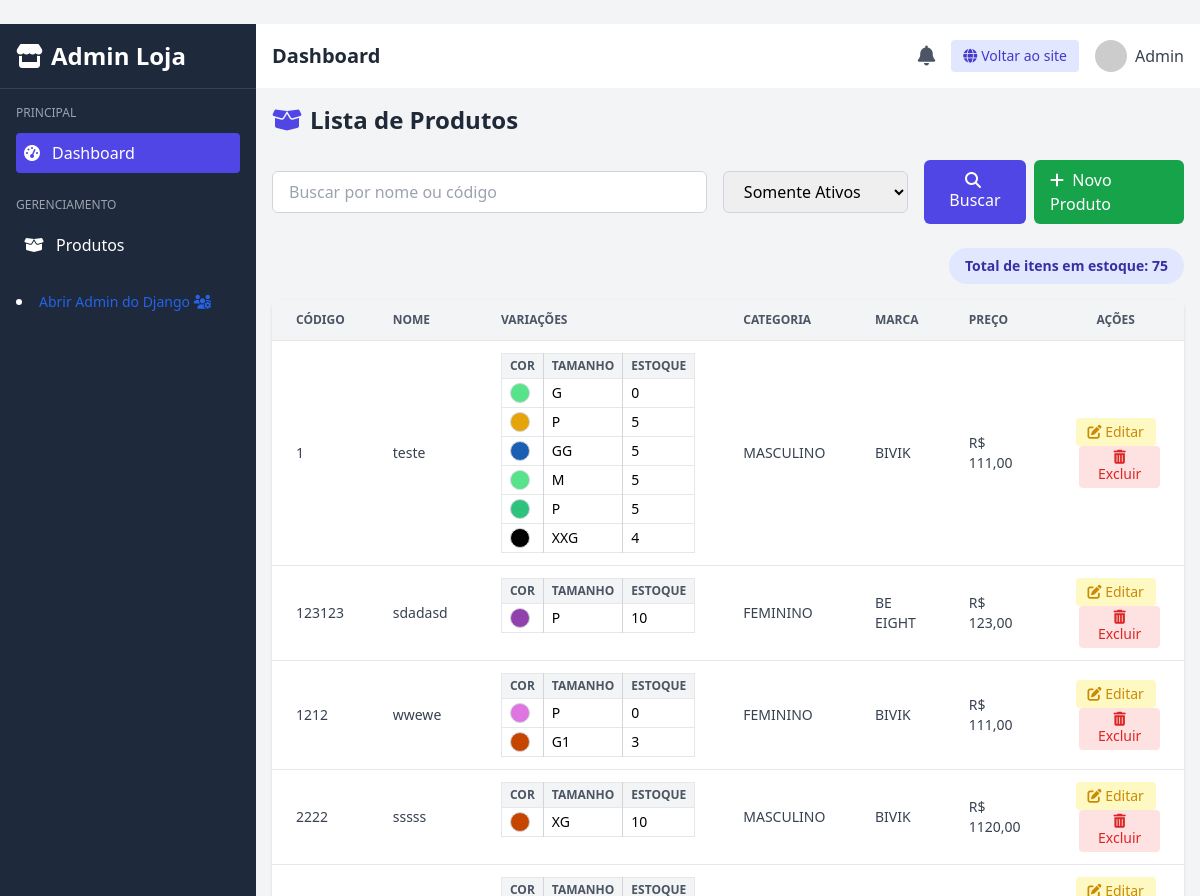
Screenshot of /administracao/produtos/ with the database file from the repository.
### produtos/models.py (models this page shows, shortened)
class Produto(models.Model):
    nome = models.CharField(max_length=200)
    codigo_interno = models.CharField(max_length=50, unique=True)
    descricao = models.TextField(blank=True)
    categoria = models.ForeignKey(
        Categoria, on_delete=models.SET_NULL, null=True, blank=True)
    marca = models.ForeignKey(
        Marca, on_delete=models.SET_NULL, null=True, blank=True)
    imagem_principal = models.ImageField(
        upload_to='produtos/', null=True, blank=True)
    valor_venda = models.DecimalField(max_digits=10, decimal_places=2)
    peso = models.DecimalField(
        max_digits=6, decimal_places=3, help_text="Em kg", default=0.0)
    altura = models.DecimalField(
        max_digits=6, decimal_places=2, help_text="Em cm", default=0.0)
    largura = models.DecimalField(
        max_digits=6, decimal_places=2, help_text="Em cm", default=0.0)
    ncm = models.CharField(max_length=10, blank=True, null=True)
    cest = models.CharField(max_length=10, blank=True, null=True)
    cfop = models.CharField(max_length=10, blank=True, null=True)
    desconto_maximo = models.DecimalField(
        max_digits=5, decimal_places=2, blank=True, null=True,
        help_text="Desconto máximo permitido (%)"
    )
    criado_em = models.DateTimeField(auto_now_add=True)
    atualizado_em = models.DateTimeField(auto_now=True)
    ativo = models.BooleanField(default=True)

class VariacaoProduto(models.Model):
    produto = models.ForeignKey(
        Produto, on_delete=models.CASCADE, related_name='variacoes')
    cor = models.CharField(max_length=7, blank=True)
    tamanho = models.CharField(max_length=3, blank=True)  # Texto livre
    estoque = models.PositiveIntegerField(default=0)
    imagem_cor = models.ImageField(
        upload_to='produtos/variacoes/', blank=True, null=True)

class Categoria(models.Model):
    nome = models.CharField(max_length=100)

class Marca(models.Model):
    nome = models.CharField(max_length=100)

### administracao/views.py (the view)
# urls.py: path('produtos/', views.lista_produtos, name='lista_produtos'),
def lista_produtos(request):
    busca = request.GET.get('q', '')
    status = request.GET.get('status', 'ativos')
    produtos = Produto.objects.all()
    if status == 'ativos':
        produtos = produtos.filter(ativo=True)
    elif status == 'inativos':
        produtos = produtos.filter(ativo=False)
    if busca:
        produtos = produtos.filter(nome__icontains=busca)
    total_estoque = sum([
        sum([v.estoque for v in produto.variacoes.all()])
        for produto in produtos
    ])
    paginator = Paginator(produtos, 10)
    page = request.GET.get('page')
    produtos_paginados = paginator.get_page(page)
    return render(request, 'administracao/lista_produtos.html', {
        'produtos': produtos_paginados,
        'busca': busca,
        'status': status,
        'total_estoque': total_estoque,
    })

### administracao/templates/administracao/lista_produtos.html (shortened to what this page needs)
﻿{% extends 'administracao/base_admin.html' %}
{% block content %}
<h1 class="text-2xl font-bold text-gray-800 mb-6 flex items-center">
    <i class="fas fa-box-open mr-2 text-indigo-600"></i>
    Lista de Produtos
</h1>
<form method="get" class="flex flex-col md:flex-row md:items-center gap-4 mb-6">
    <input type="text" name="q" placeholder="Buscar por nome ou código" value="{{ busca }}"
        class="w-full md:w-1/2 px-4 py-2 border border-gray-300 rounded-md focus:ring-2 focus:ring-indigo-500">
    <select name="status"
        class="px-4 py-2 border border-gray-300 rounded-md focus:ring-2 focus:ring-indigo-500">
        <option value="ativos" {% if status == 'ativos' %}selected{% endif %}>Somente Ativos</option>
    </select>
    <div class="flex gap-2">
        <button type="submit"
            class="bg-indigo-600 hover:bg-indigo-700 text-white px-4 py-2 rounded-md font-medium">
            <i class="fas fa-search mr-1"></i> Buscar
        </button>
        <a href="{% url 'administracao:cadastro_produto' %}"
            class="bg-green-600 hover:bg-green-700 text-white px-4 py-2 rounded-md font-medium">
            <i class="fas fa-plus mr-1"></i> Novo Produto
        </a>
    </div>
</form>
<div class="mb-4 text-right">
  <span class="inline-block bg-indigo-100 text-indigo-800 text-sm font-semibold px-4 py-2 rounded-full">
    Total de itens em estoque: {{ total_estoque }}
  </span>
</div>
<div class="overflow-x-auto bg-white shadow rounded-lg">
  <table class="min-w-full text-sm text-left table-auto">
    <thead class="bg-gray-100 text-gray-600 uppercase text-xs">
        <tr>
            <th class="px-6 py-3">Código</th>
            <th class="px-6 py-3">Nome</th>
            <th class="px-6 py-3">Variações</th>
            <th class="px-6 py-3">Categoria</th>
            <th class="px-6 py-3">Marca</th>
            <th class="px-6 py-3">Preço</th>
            <th class="px-6 py-3 text-center">Ações</th>
        </tr>
    </thead>
    <tbody class="text-gray-700">
        {% for produto in produtos %}
        <tr class="border-t hover:bg-gray-50 align-top">
            <td class="px-6 py-3 align-middle">{{ produto.codigo_interno }}</td>
            <td class="px-6 py-3 align-middle">{{ produto.nome }}</td>
            <td class="px-6 py-3">
                {% if produto.variacoes.all %}
                    <table class="min-w-full text-sm text-left border border-gray-200 rounded">
                        <thead class="bg-gray-100 text-gray-600 uppercase text-xs">
                            <tr>
                                <th class="px-2 py-1 border-r border-gray-300">Cor</th>
                                <th class="px-2 py-1 border-r border-gray-300">Tamanho</th>
                                <th class="px-2 py-1">Estoque</th>
                            </tr>
                        </thead>
                        <tbody>
                            {% for var in produto.variacoes.all %}
                            <tr class="border-t border-gray-200 hover:bg-gray-50">
                                <td class="px-2 py-1 border-r border-gray-300">
                                    <span class="inline-block w-5 h-5 rounded-full border border-gray-300" style="background-color: {{ var.cor }};"></span>
                                </td>
                                <td class="px-2 py-1 border-r border-gray-300">{{ var.tamanho|default:"-" }}</td>
                                <td class="px-2 py-1">{{ var.estoque }}</td>
                            </tr>
                            {% endfor %}
                        </tbody>
                    </table>
                {% else %}
                    <span class="italic text-gray-400">Sem variações cadastradas</span>
                {% endif %}
            </td>
            <td class="px-6 py-3 align-middle">{{ produto.categoria.nome }}</td>
            <td class="px-6 py-3 align-middle">{{ produto.marca.nome }}</td>
            <td class="px-6 py-3 align-middle">R$ {{ produto.valor_venda }}</td>
            <td class="px-6 py-3 text-center space-x-2 align-middle">
                <a href="{% url 'administracao:editar_produto' produto.id %}"
                   class="inline-block px-3 py-1 text-sm text-yellow-600 bg-yellow-100 rounded hover:bg-yellow-200">
                   <i class="fas fa-edit"></i> Editar
                </a>
                <a href="{% url 'administracao:excluir_produto' produto.id %}"
                   class="inline-block px-3 py-1 text-sm text-red-600 bg-red-100 rounded hover:bg-red-200"
                   onclick="return confirm('Tem certeza que deseja excluir este produto?');">
                   <i class="fas fa-trash-alt"></i> Excluir
                </a>
            </td>
        </tr>
        {% empty %}
        <tr>
            <td colspan="7" class="px-6 py-4 text-center text-gray-500">Nenhum produto encontrado.</td>
        </tr>
        {% endfor %}
    </tbody>
</table>
</div>
{% endblock %}

### administracao/templates/administracao/base_admin.html (shortened to what this page needs)
﻿{% load static %}
<!DOCTYPE html>
<html lang="pt-BR">
<head>
    <script src="https://cdn.tailwindcss.com"></script>
    <link rel="stylesheet" href="https://cdnjs.cloudflare.com/ajax/libs/font-awesome/6.4.0/css/all.min.css">
</head>
<body class="bg-gray-100 font-sans">
<div class="flex h-screen overflow-hidden">
    <div class="sidebar bg-dark text-white w-64 flex-shrink-0">
        <div class="p-4 border-b border-gray-700">
            <h1 class="text-2xl font-bold flex items-center">
                <i class="fas fa-store mr-2"></i>
                <span>Admin Loja</span>
            </h1>
        </div>
        <nav class="p-4">
            <div class="mb-6">
                <h3 class="text-xs uppercase text-gray-400 mb-3">Principal</h3>
                <ul>
                    <li class="mb-2">
                        <a href="{% url 'administracao:painel_dashboard' %}" class="flex items-center p-2 rounded bg-primary text-white">
                            <i class="fas fa-tachometer-alt mr-3"></i>
                            Dashboard
                        </a>
                    </li>
                </ul>
            </div>
            <div class="mb-6">
                <h3 class="text-xs uppercase text-gray-400 mb-3">Gerenciamento</h3>
                <ul>
                    <li class="mb-2">
                        <a href="{% url 'administracao:lista_produtos' %}" class="flex items-center p-2 rounded hover:bg-gray-700">
                            <i class="fas fa-box-open mr-3"></i>
                            Produtos
                        </a>
                    </li>
                </ul>
            </div>
            <li class="mb-2">
                    <a href="/admin/" target="_blank" class="text-sm text-blue-600 ">Abrir Admin do Django <i class="fas fa-users-cog mr-3"></i></a>
            </li>
        </nav>
    </div>
    <div class="flex-1 flex flex-col overflow-hidden">
        <header class="bg-white shadow-sm">
            <div class="flex items-center justify-between p-4">
                <div class="flex items-center">
                    <h2 class="text-xl font-semibold text-gray-800">{% block page_title %}Dashboard{% endblock %}</h2>
                </div>
                <div class="flex items-center space-x-4">
                    <button class="text-gray-600 hover:text-gray-800" title="Notificações">
                        <i class="fas fa-bell text-xl"></i>
                    </button>
                    <a href="/" target="_blank"
                    class="bg-indigo-100 text-indigo-700 hover:bg-indigo-200 px-3 py-1.5 rounded text-sm font-medium flex items-center space-x-1"
                    title="Abrir site em nova aba">
                        <i class="fas fa-globe"></i>
                        <span class="hidden sm:inline">Voltar ao site</span>
                    </a>
                    <div class="flex items-center space-x-2">
                        <img src="https://randomuser.me/api/portraits/women/44.jpg" alt="User" class="w-8 h-8 rounded-full">
                        <span class="hidden md:inline text-gray-700">Admin</span>
                    </div>
                </div>
            </div>
        </header>
        <main class="flex-1 overflow-y-auto p-4 bg-gray-100">
            {% block content %}{% endblock %}
        </main>
    </div>
</div>
</body>
</html>

### rows the page displays
Produto: codigo_interno "1", nome "teste", categoria.nome "MASCULINO", marca.nome "BIVIK", valor_venda "111,00"
VariacaoProduto: tamanho "G", estoque "0"
VariacaoProduto: tamanho "P", estoque "5"
VariacaoProduto: tamanho "GG", estoque "5"
VariacaoProduto: tamanho "M", estoque "5"
VariacaoProduto: tamanho "P", estoque "5"
VariacaoProduto: tamanho "XXG", estoque "4"
Produto: codigo_interno "123123", nome "sdadasd", categoria.nome "FEMININO", marca.nome "BE EIGHT", valor_venda "123,00"
VariacaoProduto: tamanho "P", estoque "10"
Produto: codigo_interno "1212", nome "wwewe", categoria.nome "FEMININO", marca.nome "BIVIK", valor_venda "111,00"
VariacaoProduto: tamanho "P", estoque "0"
VariacaoProduto: tamanho "G1", estoque "3"
Produto: codigo_interno "2222", nome "sssss", categoria.nome "MASCULINO", marca.nome "BIVIK", valor_venda "1120,00"
VariacaoProduto: tamanho "XG", estoque "10"

### other values shown
{{ total_estoque }} "75"
